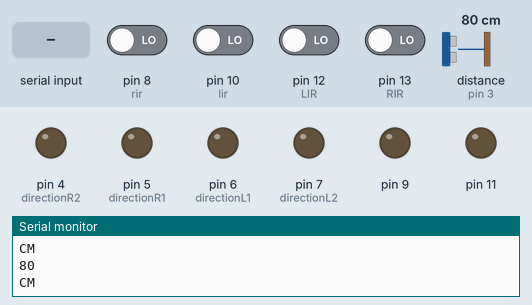
This sketch was run on a simulated Arduino Uno, built with avr-gcc and run on an emulated ATmega328P. Parts: output pins drawn as LEDs (lit = HIGH), the last lines printed to the serial monitor. Dashed ring = blinking. Inputs (shaded band) come from the test bench; at power-on: pin 8 (rir), pin 10 (lir), pin 12 (LIR), pin 13 (RIR) LOW, distance to the obstacle (sensor on pin 3) 80 cm. The echo pulse lasts 58.3 µs per cm; pins used as bus, display or sensor lines are not drawn.

Above: at 1.9 s.
2.0 s: pin 12 (LIR) driven HIGH
At 2.97 s:
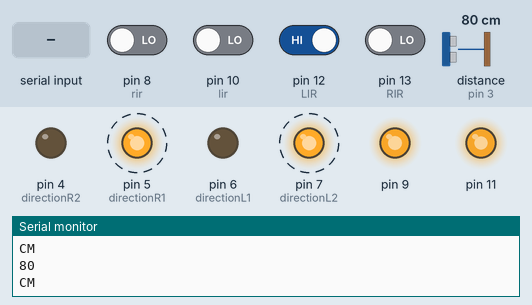
5.5 s: pin 13 (RIR) driven HIGH
At 6.9 s:
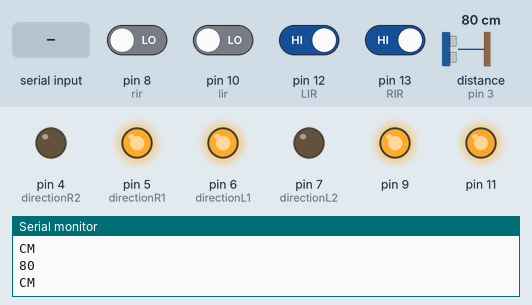
7.8 s: "D" received over Serial
At 7.97 s:
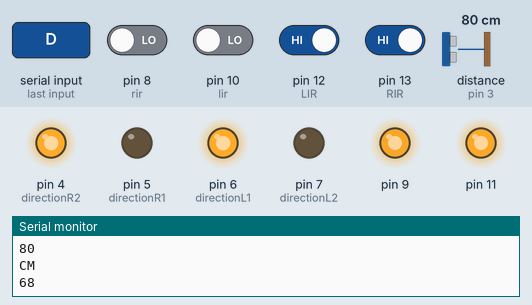
9.6 s: pin 8 (rir) driven HIGH
At 10.31 s:
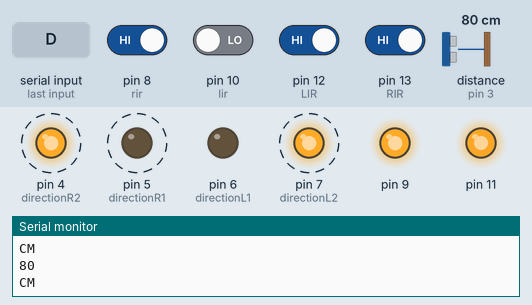
13.1 s: pin 8 (rir) driven LOW
At 13.34 s:
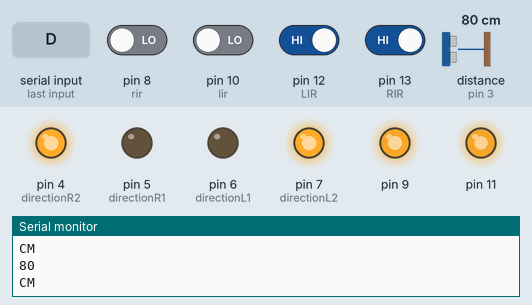
15.1 s: pin 10 (lir) driven HIGH
At 15.6 s:
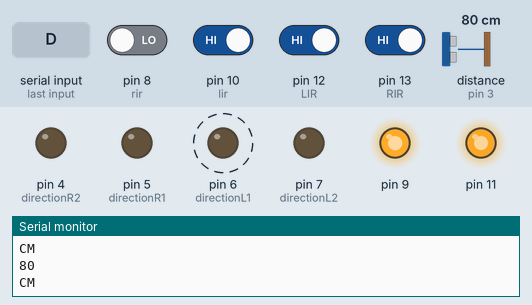
Timing chart, 0 to 19.6 s (numbered marks = the images above; inputs shaded):
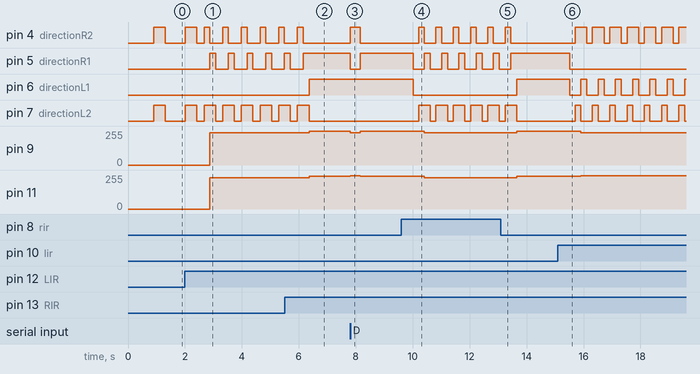

The sketch:

floormoper.ino
```cpp
int directionR1=5;
int directionR2=4;
int directionL1=6;
int directionL2=7;
int tripin =2;
int echopin=3;
int rir=8;
int lir=10;
int LIR=12;
int RIR=13;
int state='A'; // Starts arrested

void setup()
{
  Serial.begin(9600);
  pinMode( directionR1,OUTPUT);
  pinMode( directionR2,OUTPUT);
  pinMode( directionL1,OUTPUT);
  pinMode( directionL2,OUTPUT);
  pinMode(tripin,OUTPUT);
  pinMode(echopin,INPUT);
  pinMode(rir,INPUT);
  pinMode(lir,INPUT);
pinMode(RIR,INPUT);
  pinMode(LIR,INPUT);
}

void turnclock()
{
  delay(250);
  analogWrite(9,252);
   digitalWrite( directionR1,LOW);
   digitalWrite( directionR2,HIGH);
   analogWrite(11,244);
   digitalWrite( directionL1,HIGH);
   digitalWrite( directionL2,LOW);
   }
void turnanticlock()
{
  delay(250);
  analogWrite(9,255);
   digitalWrite( directionR1,HIGH);
   digitalWrite( directionR2,LOW);
   analogWrite(11,255);
   digitalWrite( directionL1,LOW);
   digitalWrite( directionL2,HIGH);
   }
void stopmove()
{
  delay(100);
  digitalWrite( directionR1,0);
  digitalWrite( directionR2,0);
   digitalWrite( directionL1,0);
   digitalWrite( directionL2,0);
    delay(200);
}

void stopmove1()
{
  delay(100);
  digitalWrite( directionR1,0);
  digitalWrite( directionR2,0);
   digitalWrite( directionL1,0);
   digitalWrite( directionL2,0);
    delay(1000);
}
void backmove()
{
  digitalWrite( directionR1,LOW);
   digitalWrite( directionR2,HIGH);
   digitalWrite( directionL1,LOW);
   digitalWrite( directionL2,HIGH);
   delay(200);
}
void frontgo()
{
  delay(100);
    analogWrite(9,255);
   digitalWrite( directionR1,HIGH);
   digitalWrite( directionR2,LOW);
   analogWrite(11,244);
   digitalWrite( directionL1,HIGH);
   digitalWrite( directionL2,LOW);
}
void turnleft()
{
   analogWrite(9,241);
   digitalWrite( directionR1,HIGH);
   digitalWrite( directionR2,LOW);
   analogWrite(11,235);
   digitalWrite( directionL1,LOW);
   digitalWrite( directionL2,HIGH);
}
void turnright()
{
  analogWrite(9,241);
   digitalWrite( directionR1,LOW);
   digitalWrite( directionR2,HIGH);
   analogWrite(11,250);
   digitalWrite( directionL1,HIGH);
   digitalWrite( directionL2,LOW);
}
void loop()
{
  long duration,distance;
  int drir=digitalRead(rir);
  int dlir=digitalRead(lir);
  int dRIR=digitalRead(RIR);
  int dLIR=digitalRead(LIR);
  digitalWrite(tripin,HIGH);
  delayMicroseconds(1000);
  digitalWrite(tripin,LOW);
  duration=pulseIn(echopin,HIGH);
  distance = (duration/2)/29.1;
  Serial.println(distance);
  Serial.println("CM");
  delay(100);

 if(dLIR==HIGH&&dRIR==HIGH)
 {
  if(distance>35)
  {
  if(dlir==HIGH&&drir==LOW)
  {
    stopmove();
    backmove();
   turnright();
  if (Serial.available ()> 0)
     remloop();
  }
  if(dlir==LOW&&drir==HIGH)
  {
    stopmove();
    backmove();
    turnleft();
     if (Serial.available ()> 0)
     remloop();
  }
  if(dlir==LOW&&drir==LOW)
  {
  frontgo();
   if (Serial.available ()> 0)
     remloop();
  }
  }
  else if(distance<=35)
{
  delay(100);
  analogWrite(9,241);
  digitalWrite(directionR1,HIGH);
  digitalWrite(directionR2,LOW);
   analogWrite(11,235);
  digitalWrite(directionL1,LOW);
  digitalWrite(directionL2,HIGH);
   if (Serial.available ()> 0)
     remloop();
  }
}

 if(dLIR==HIGH&&dRIR==LOW)
 {
 stopmove();
 delay(50);
 backmove();
 turnleft();
  if (Serial.available ()> 0)
     remloop();
 }
 if(dLIR==LOW&&dRIR==HIGH)
 {
 stopmove();
 delay(50);
 backmove();
 turnright();
  if (Serial.available ()> 0)
     remloop();
 }
  if(dLIR==LOW&&dRIR==LOW)
 {
 stopmove();
 delay(500);
 backmove();
  if (Serial.available ()> 0)
     remloop();
 }
}
 void remloop()
{
state = Serial.read ();
if (state == 'A') {// Forward
Serial.println (state);
frontgo();
}

if (state == 'D')
{// right
Serial.println (state);
turnright();
delay(250);
frontgo();
}

if (state == 'E') {// Stop
Serial.println (state);
stopmove1();
}

if (state == 'C')
{// left
Serial.println (state);
turnleft();
delay(250);
frontgo();
}

if (state == 'B')
{
Serial.println (state); //reverse
backmove();
}
if (state == 'F')
{Serial.println (state);
  turnclock();
}
if (state == 'G')
{
  Serial.println (state);
  turnanticlock();

}
 }
```

Measured:
- after the input at 2.0 s, pin 5 (directionR1): alternates HIGH for 0.21 s and LOW for 0.45 s, starting after 0.87 s; pin 7 (directionL2): alternates HIGH for 0.41 s and LOW for 0.25 s, starting after 0.67 s; pin 9: 0/255 → 241/255 after 0.87 s; pin 11: 0/255 → 235/255 after 0.87 s
- after the input at 5.5 s, pin 4 (directionR2): goes on until 6.2 s, then stays LOW; pin 5 (directionR1): goes on until 6.2 s, then stays HIGH; pin 6 (directionL1): LOW → HIGH after 0.86 s; pin 7 (directionL2): goes on until 6.4 s, then stays LOW; pin 9: 241/255 → 255/255 after 0.86 s
- after the input at 7.8 s, pin 4 (directionR2): LOW → HIGH at once, → LOW 0.35 s later; pin 5 (directionR1): HIGH → LOW at once, → HIGH 0.35 s later; pin 9: 255/255 → 241/255 at once, → 255/255 0.35 s later; pin 11: 244/255 → 250/255 at once, → 244/255 0.35 s later
- after the input at 9.6 s, pin 4 (directionR2): alternates HIGH for 0.20 s and LOW for 0.41 s, starting after 0.61 s; pin 5 (directionR1): alternates HIGH for 0.21 s and LOW for 0.40 s, starting after 0.41 s
- after the input at 13.1 s, pin 4 (directionR2): goes on until 13.4 s, then stays LOW; pin 5 (directionR1): goes on until 13.4 s, then stays HIGH; pin 6 (directionL1): LOW → HIGH after 0.55 s; pin 7 (directionL2): goes on until 13.7 s, then stays LOW; pin 9: 241/255 → 255/255 after 0.55 s
- after the input at 15.1 s, pin 4 (directionR2): alternates HIGH for 0.41 s and LOW for 0.20 s, starting after 0.61 s; pin 5 (directionR1): HIGH → LOW after 0.41 s
